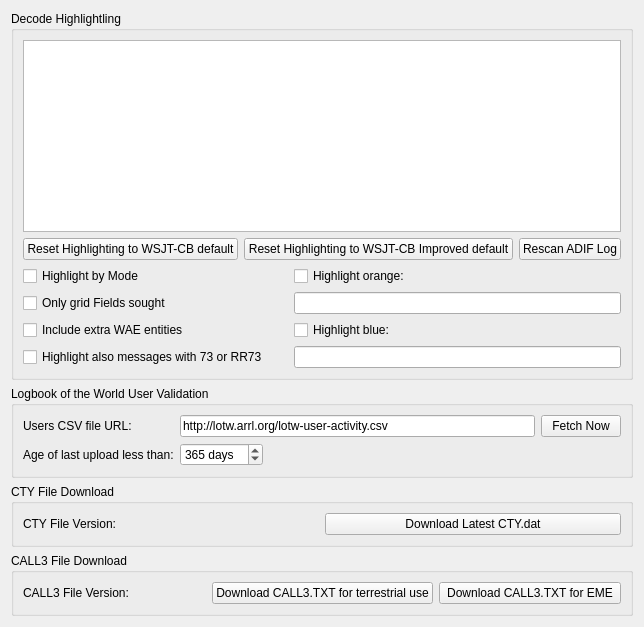
     <widget class="QWidget" name="colors_tab">
      <attribute name="title">
       <string>Colors</string>
      </attribute>
      <layout class="QVBoxLayout" name="verticalLayout_7">
       <item>
        <widget class="QGroupBox" name="groupBox_12">
         <property name="title">
          <string>Decode Highlightling</string>
         </property>
         <layout class="QGridLayout" name="gridLayout_5">
          <item row="1" column="0" colspan="2">
           <layout class="QHBoxLayout" name="horizontalLayout_20">
            <item>
             <widget class="QPushButton" name="reset_highlighting_to_defaults_push_button">
              <property name="toolTip">
               <string>&lt;html&gt;&lt;head/&gt;&lt;body&gt;&lt;p&gt;Push to reset all highlight items above to default values and priorities.&lt;/p&gt;&lt;/body&gt;&lt;/html&gt;</string>
              </property>
              <property name="text">
               <string>Reset Highlighting to WSJT-CB default</string>
              </property>
             </widget>
            </item>
            <item>
             <widget class="QPushButton" name="reset_highlighting_to_defaults2_push_button">
              <property name="text">
               <string>Reset Highlighting to WSJT-CB Improved default</string>
              </property>
             </widget>
            </item>
            <item>
             <widget class="QPushButton" name="rescan_log_push_button">
              <property name="toolTip">
               <string>&lt;html&gt;&lt;head/&gt;&lt;body&gt;&lt;p&gt;Click to scan the wsjtcb_log.adi ADIF file again for worked before information&lt;/p&gt;&lt;/body&gt;&lt;/html&gt;</string>
              </property>
              <property name="text">
               <string>Rescan ADIF Log</string>
              </property>
             </widget>
            </item>
           </layout>
          </item>
          <item row="0" column="0" colspan="2">
           <widget class="DecodeHighlightingListView" name="highlighting_list_view">
            <property name="sizePolicy">
             <sizepolicy hsizetype="Expanding" vsizetype="Preferred">
              <horstretch>0</horstretch>
              <verstretch>0</verstretch>
             </sizepolicy>
            </property>
            <property name="contextMenuPolicy">
             <enum>Qt::ActionsContextMenu</enum>
            </property>
            <property name="acceptDrops">
             <bool>true</bool>
            </property>
            <property name="toolTip">
             <string>&lt;html&gt;&lt;head/&gt;&lt;body&gt;&lt;p&gt;Enable or disable using the check boxes and right-click an item to change or unset the foreground color, background color, or reset the item to default values. Drag and drop the items to change their priority, higher in the list is higher in priority.&lt;/p&gt;&lt;p&gt;Note that each foreground or background color may be either set or unset, unset means that it is not allocated for that item's type and lower priority items may apply.&lt;/p&gt;&lt;/body&gt;&lt;/html&gt;</string>
            </property>
            <property name="editTriggers">
             <set>QAbstractItemView::NoEditTriggers</set>
            </property>
            <property name="dragEnabled">
             <bool>true</bool>
            </property>
            <property name="dragDropMode">
             <enum>QAbstractItemView::InternalMove</enum>
            </property>
            <property name="defaultDropAction">
             <enum>Qt::MoveAction</enum>
            </property>
            <property name="selectionMode">
             <enum>QAbstractItemView::SingleSelection</enum>
            </property>
            <property name="resizeMode">
             <enum>QListView::Adjust</enum>
            </property>
           </widget>
          </item>
          <item row="3" column="0" colspan="2">
           <layout class="QGridLayout" name="gridLayout_23">
            <item row="1" column="0">
             <widget class="QCheckBox" name="only_fields_check_box">
              <property name="toolTip">
               <string>Check to for grid highlighting to only apply to unworked grid fields</string>
              </property>
              <property name="text">
               <string>Only grid Fields sought</string>
              </property>
             </widget>
            </item>
            <item row="0" column="1">
             <spacer name="horizontalSpacer_5">
              <property name="orientation">
               <enum>Qt::Horizontal</enum>
              </property>
              <property name="sizeType">
               <enum>QSizePolicy::Fixed</enum>
              </property>
              <property name="sizeHint" stdset="0">
               <size>
                <width>20</width>
                <height>20</height>
               </size>
              </property>
             </spacer>
            </item>
            <item row="2" column="0">
             <widget class="QCheckBox" name="include_WAE_check_box">
              <property name="text">
               <string>Include extra WAE entities</string>
              </property>
             </widget>
            </item>
            <item row="3" column="0">
             <widget class="QCheckBox" name="highlight_73_check_box">
              <property name="text">
               <string>Highlight also messages with 73 or RR73</string>
              </property>
             </widget>
            </item>
            <item row="0" column="0">
             <widget class="QCheckBox" name="highlight_by_mode_check_box">
              <property name="toolTip">
               <string>&lt;html&gt;&lt;head/&gt;&lt;body&gt;&lt;p&gt;Check to indicate new DXCC entities, grid squares, and callsigns per mode.&lt;/p&gt;&lt;/body&gt;&lt;/html&gt;</string>
              </property>
              <property name="text">
               <string>Highlight by Mode</string>
              </property>
             </widget>
            </item>
            <item row="0" column="2">
             <widget class="QCheckBox" name="highlight_orange_check_box">
              <property name="toolTip">
               <string>&lt;html&gt;&lt;head/&gt;&lt;body&gt;&lt;p&gt;Highlight callsigns or grids with orange background color. Callsigns and/or grids must be separated by a comma, and there must be a comma after each callsign.&lt;/p&gt;&lt;/body&gt;&lt;/html&gt;</string>
              </property>
              <property name="text">
               <string>Highlight orange:</string>
              </property>
             </widget>
            </item>
            <item row="2" column="2">
             <widget class="QCheckBox" name="highlight_blue_check_box">
              <property name="toolTip">
               <string>&lt;html&gt;&lt;head/&gt;&lt;body&gt;&lt;p&gt;Highlight callsigns or grids with blue background color. Callsigns and/or grids must be separated by a comma, and there must be a comma after each callsign.&lt;/p&gt;&lt;/body&gt;&lt;/html&gt;</string>
              </property>
              <property name="text">
               <string>Highlight blue:</string>
              </property>
             </widget>
            </item>
            <item row="1" column="2">
             <widget class="QLineEdit" name="highlight_orange_callsigns">
              <property name="toolTip">
               <string>&lt;html&gt;&lt;head/&gt;&lt;body&gt;&lt;p&gt;Highlight callsigns or grids with orange background color. Callsigns and/or grids must be separated by a comma, and there must be a comma after each callsign.&lt;/p&gt;&lt;/body&gt;&lt;/html&gt;</string>
              </property>
             </widget>
            </item>
            <item row="3" column="2">
             <widget class="QLineEdit" name="highlight_blue_callsigns">
              <property name="toolTip">
               <string>&lt;html&gt;&lt;head/&gt;&lt;body&gt;&lt;p&gt;Highlight callsigns or grids with blue background color. Callsigns and/or grids must be separated by a comma, and there must be a comma after each callsign.&lt;/p&gt;&lt;/body&gt;&lt;/html&gt;</string>
              </property>
             </widget>
            </item>
           </layout>
          </item>
         </layout>
        </widget>
       </item>
       <item>
        <widget class="QGroupBox" name="groupBox_11">
         <property name="toolTip">
          <string>&lt;html&gt;&lt;head/&gt;&lt;body&gt;&lt;p&gt;Controls for Logbook of the World user lookup.&lt;/p&gt;&lt;/body&gt;&lt;/html&gt;</string>
         </property>
         <property name="title">
          <string>Logbook of the World User Validation</string>
         </property>
         <layout class="QFormLayout" name="formLayout_18">
          <item row="1" column="0">
           <widget class="QLabel" name="label_15">
            <property name="text">
             <string>Users CSV file URL:</string>
            </property>
            <property name="buddy">
             <cstring>LotW_CSV_URL_line_edit</cstring>
            </property>
           </widget>
          </item>
          <item row="1" column="1">
           <layout class="QHBoxLayout" name="LotW_Layout">
            <item>
             <widget class="QLineEdit" name="LotW_CSV_URL_line_edit">
              <property name="toolTip">
               <string>&lt;html&gt;&lt;head/&gt;&lt;body&gt;&lt;p&gt;URL of the ARRL LotW user's last upload dates and times data file which is used to highlight decodes from stations that are known to upload their log file to LotW.&lt;/p&gt;&lt;/body&gt;&lt;/html&gt;</string>
              </property>
              <property name="accessibleName">
               <string>URL</string>
              </property>
              <property name="text">
               <string>http://lotw.arrl.org/lotw-user-activity.csv</string>
              </property>
             </widget>
            </item>
            <item>
             <widget class="QPushButton" name="LotW_CSV_fetch_push_button">
              <property name="toolTip">
               <string>&lt;html&gt;&lt;head/&gt;&lt;body&gt;&lt;p&gt;Push this button to fetch the latest LotW user's upload date and time data file.&lt;/p&gt;&lt;/body&gt;&lt;/html&gt;</string>
              </property>
              <property name="text">
               <string>Fetch Now</string>
              </property>
             </widget>
            </item>
           </layout>
          </item>
          <item row="2" column="1">
           <layout class="QHBoxLayout" name="LotW_Layout_2">
            <item>
             <widget class="QSpinBox" name="LotW_days_since_upload_spin_box">
              <property name="toolTip">
               <string>&lt;html&gt;&lt;head/&gt;&lt;body&gt;&lt;p&gt;Adjust this spin box to set the age threshold of LotW user's last upload date that is accepted as a current LotW user.&lt;/p&gt;&lt;/body&gt;&lt;/html&gt;</string>
              </property>
              <property name="accessibleName">
               <string>Days since last upload</string>
              </property>
              <property name="suffix">
               <string> days</string>
              </property>
              <property name="minimum">
               <number>0</number>
              </property>
              <property name="maximum">
               <number>9999</number>
              </property>
              <property name="value">
               <number>365</number>
              </property>
             </widget>
            </item>
            <item>
             <spacer name="horizontalSpacer_2">
              <property name="orientation">
               <enum>Qt::Horizontal</enum>
              </property>
              <property name="sizeHint" stdset="0">
               <size>
                <width>40</width>
                <height>20</height>
               </size>
              </property>
             </spacer>
            </item>
            <item>
             <widget class="QLabel" name="LotW_CSV_status_label">
              <property name="minimumSize">
               <size>
                <width>240</width>
                <height>0</height>
               </size>
              </property>
              <property name="text">
               <string/>
              </property>
             </widget>
            </item>
           </layout>
          </item>
          <item row="2" column="0">
           <widget class="QLabel" name="label_14">
            <property name="text">
             <string>Age of last upload less than:</string>
            </property>
            <property name="buddy">
             <cstring>LotW_days_since_upload_spin_box</cstring>
            </property>
           </widget>
          </item>
         </layout>
        </widget>
       </item>
       <item>
        <spacer name="horizontalSpacer_8">
         <property name="orientation">
          <enum>Qt::Horizontal</enum>
         </property>
         <property name="sizeHint" stdset="0">
          <size>
           <width>0</width>
           <height>0</height>
          </size>
         </property>
        </spacer>
       </item>
       <item>
        <widget class="QGroupBox" name="cty_groupBox">
         <property name="title">
          <string>CTY File Download</string>
         </property>
         <layout class="QHBoxLayout" name="cty_horizontalLayout">
          <item>
           <widget class="QLabel" name="CTY_file_label">
            <property name="text">
             <string>CTY File Version: </string>
            </property>
           </widget>
          </item>
          <item>
           <widget class="QPushButton" name="CTY_download_button">
            <property name="text">
             <string>Download Latest CTY.dat</string>
            </property>
           </widget>
          </item>
         </layout>
        </widget>
       </item>
       <item>
        <widget class="QGroupBox" name="call3_groupBox">
         <property name="title">
          <string>CALL3 File Download</string>
         </property>
         <layout class="QHBoxLayout" name="call3_horizontalLayout">
          <item>
           <widget class="QLabel" name="CALL3_file_label">
            <property name="text">
             <string>CALL3 File Version:</string>
            </property>
           </widget>
          </item>
          <item>
           <widget class="QPushButton" name="CALL3_download_button">
            <property name="toolTip">
             <string>Dowload latest CALL3.TXT file.</string>
            </property>
            <property name="text">
             <string>Download CALL3.TXT for terrestrial use</string>
            </property>
           </widget>
          </item>
          <item>
           <widget class="QPushButton" name="CALL3_EME_download_button">
            <property name="toolTip">
             <string>Dowload latest CALL3.TXT file for EME. This version is suitable for JT65 Deep Search.</string>
            </property>
            <property name="text">
             <string>Download CALL3.TXT for EME</string>
            </property>
           </widget>
          </item>
         </layout>
        </widget>
       </item>
      </layout>
     </widget>
